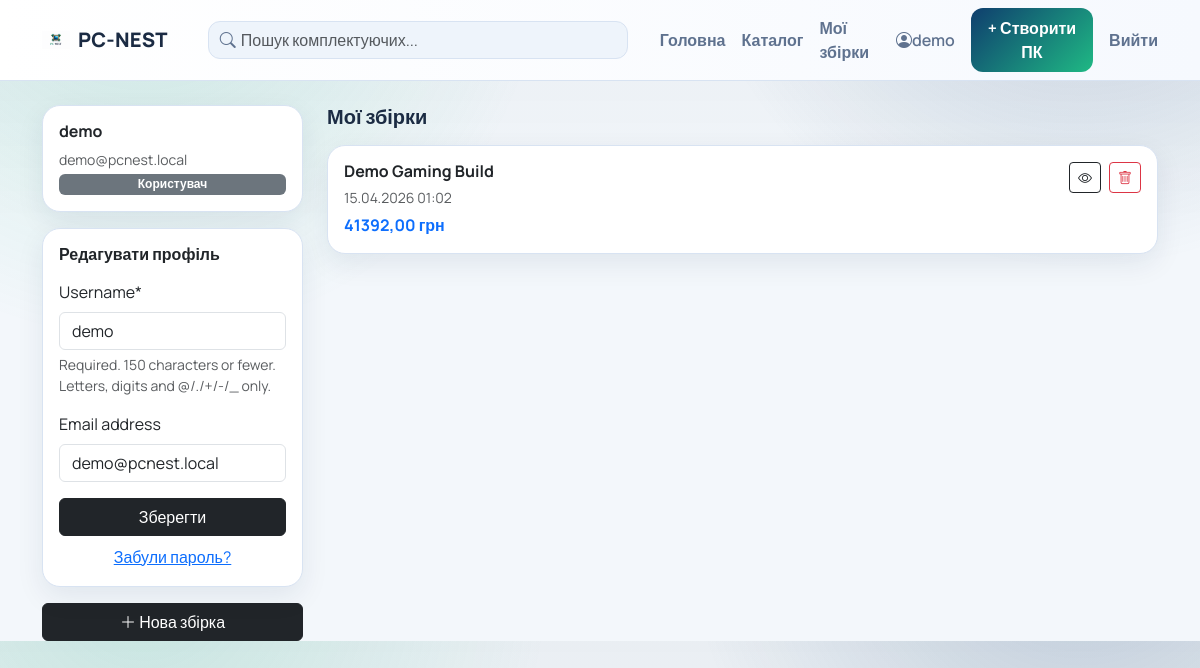
The app's page /accounts/profile/ (signed in) with its own data.
### apps/accounts/models.py (models this page shows, shortened)
class User(AbstractUser):
    class Role(models.TextChoices):
        USER = 'user', 'Користувач'
        ADMIN = 'admin', 'Адміністратор'
    role = models.CharField(
        max_length=10,
        choices=Role.choices,
        default=Role.USER,
    )
    def is_site_admin(self):
        return self.role == self.Role.ADMIN

### apps/builds/models.py (models this page shows, shortened)
class Build(models.Model):
    user       = models.ForeignKey(settings.AUTH_USER_MODEL, on_delete=models.CASCADE, related_name='builds')
    name       = models.CharField(max_length=255)
    slug       = models.UUIDField(default=uuid.uuid4, unique=True, editable=False)
    components = models.ManyToManyField(Component, through='BuildComponent', related_name='builds')
    created_at = models.DateTimeField(auto_now_add=True)
    updated_at = models.DateTimeField(auto_now=True)
    class Meta:
        ordering = ['-created_at']
    def get_total_price(self):
        return sum(bc.component.price for bc in self.build_components.select_related('component'))

class BuildComponent(models.Model):
    build     = models.ForeignKey(Build, on_delete=models.CASCADE, related_name='build_components')
    component = models.ForeignKey(Component, on_delete=models.CASCADE, related_name='build_components')
    added_at  = models.DateTimeField(auto_now_add=True)
    class Meta:
        unique_together = ('build', 'component')

### apps/catalog/models.py (models this page shows, shortened)
class Component(models.Model):
    class Type(models.TextChoices):
        CPU         = 'cpu',         'Процесор'
        MOTHERBOARD = 'motherboard', 'Материнська плата'
        RAM         = 'ram',         "Оперативна пам'ять"
        GPU         = 'gpu',         'Відеокарта'
        PSU         = 'psu',         'Блок живлення'
        STORAGE     = 'storage',     'Накопичувач'
        CASE        = 'case',        'Корпус'
        COOLER      = 'cooler',      'Кулер'
    class RamType(models.TextChoices):
        DDR4 = 'ddr4', 'DDR4'
        DDR5 = 'ddr5', 'DDR5'
    name    = models.CharField(max_length=255)
    type    = models.CharField(max_length=20, choices=Type.choices)
    brand   = models.CharField(max_length=100)
    price   = models.DecimalField(max_digits=10, decimal_places=2)
    image   = models.ImageField(upload_to='components/', blank=True, null=True)
    socket   = models.CharField(max_length=50, blank=True)   # для CPU і Motherboard
    ram_type = models.CharField(max_length=10, choices=RamType.choices, blank=True)  # для RAM і Motherboard
    wattage  = models.PositiveIntegerField(default=0)         # TDP для компонентів, потужність для PSU
    description = models.TextField(blank=True)
    created_at  = models.DateTimeField(auto_now_add=True)
    class Meta:
        ordering = ['type', 'brand', 'name']

### apps/accounts/views.py (the view)
# urls.py: path('profile/',  views.profile_view,  name='profile'),
@login_required
def profile_view(request):
    if request.method == "POST":
        form = ProfileUpdateForm(request.POST, instance=request.user)
        if form.is_valid():
            form.save()
            messages.success(request, "Профіль оновлено.")
            return redirect("accounts:profile")
    else:
        form = ProfileUpdateForm(instance=request.user)
    builds = request.user.builds.prefetch_related('build_components__component').all()
    return render(request, 'accounts/profile.html', {'builds': builds, 'form': form})

### apps/accounts/forms.py
class ProfileUpdateForm(forms.ModelForm):
    class Meta:
        model = User
        fields = ("username", "email")

### templates/accounts/profile.html (shortened to what this page needs)
{% extends 'base.html' %}
{% load crispy_forms_tags %}
{% block content %}
<div class="row">
  <div class="col-md-4 col-lg-3">
    <div class="card p-3 mb-3">
      <h6 class="fw-bold">{{ user.username }}</h6>
      <p class="text-muted mb-1 small">{{ user.email }}</p>
      <span class="badge {% if user.is_site_admin %}bg-warning text-dark{% else %}bg-secondary{% endif %}">
        {{ user.get_role_display }}
      </span>
    </div>
    <div class="card p-3 mb-3">
      <h6 class="fw-bold mb-3">Редагувати профіль</h6>
      <form method="post">
        {{ form|crispy }}
        <button type="submit" class="btn btn-dark w-100">Зберегти</button>
      </form>
      <a href="{% url 'accounts:password_reset' %}" class="btn btn-link mt-2 p-0">
        Забули пароль?
      </a>
    </div>
    <a href="{% url 'builds:create' %}" class="btn btn-dark w-100">
      <i class="bi bi-plus-lg"></i> Нова збірка
    </a>
  </div>
  <div class="col-md-8 col-lg-9">
    <h5 class="fw-bold mb-3">Мої збірки</h5>
    {% if builds %}
    {% for build in builds %}
    <div class="card mb-3 p-3">
      <div class="d-flex justify-content-between align-items-start">
        <div>
          <h6 class="fw-bold mb-1">{{ build.name }}</h6>
          <small class="text-muted">{{ build.created_at|date:"d.m.Y H:i" }}</small>
          <p class="mb-0 mt-1 fw-bold text-primary">{{ build.get_total_price }} грн</p>
        </div>
        <div class="d-flex gap-2">
          <a href="{% url 'builds:detail' build.slug %}" class="btn btn-outline-dark btn-sm">
            <i class="bi bi-eye"></i>
          </a>
          <form method="post" action="{% url 'builds:delete' build.slug %}">
            <button type="submit" class="btn btn-outline-danger btn-sm"
                    onclick="return confirm('Видалити збірку «{{ build.name }}»?')">
              <i class="bi bi-trash"></i>
            </button>
          </form>
        </div>
      </div>
    </div>
    {% endfor %}
    {% else %}
    <div class="text-center text-muted py-5">
      <i class="bi bi-tools fs-1"></i>
      <p class="mt-2">Збірок ще немає. <a href="{% url 'builds:create' %}">Створити першу</a></p>
    </div>
    {% endif %}
  </div>
</div>
{% endblock %}

### templates/base.html (shortened to what this page needs)
{% load static %}
<!DOCTYPE html>
<html lang="uk">
<head>
  <link href="https://cdn.jsdelivr.net/npm/bootstrap@5.3.3/dist/css/bootstrap.min.css" rel="stylesheet">
  <link href="https://cdn.jsdelivr.net/npm/bootstrap-icons@1.11.3/font/bootstrap-icons.css" rel="stylesheet">
  <link href="{% static 'css/base.css' %}" rel="stylesheet">
</head>
<body>
<nav class="navbar navbar-expand-lg navbar-light app-nav mb-4">
  <div class="container">
    <a class="navbar-brand" href="{% url 'catalog:list' %}">
      <img src="{% static 'img/LOGO.webp' %}" alt="PC-NEST logo" class="logo-img">
      <span>PC-NEST</span>
    </a>
    <form method="get" action="{% url 'catalog:list' %}" class="d-none d-lg-block app-search mx-4">
      <div class="app-search-wrap">
        <i class="bi bi-search"></i>
        <input type="text" name="q" class="form-control" placeholder="Пошук комплектуючих..." value="{{ request.GET.q }}">
      </div>
    </form>
    <div class="collapse navbar-collapse" id="nav">
      <ul class="navbar-nav me-auto">
        <li class="nav-item">
          <a class="nav-link" href="/">Головна</a>
        </li>
        <li class="nav-item">
          <a class="nav-link" href="{% url 'catalog:list' %}">Каталог</a>
        </li>
        {% if user.is_authenticated %}
        <li class="nav-item">
          <a class="nav-link" href="{% url 'accounts:profile' %}">Мої збірки</a>
        </li>
        {% endif %}
      </ul>
      <ul class="navbar-nav">
        {% if user.is_authenticated %}
        <li class="nav-item">
          <a class="nav-link" href="{% url 'accounts:profile' %}">
            <i class="bi bi-person-circle"></i> {{ user.username }}
          </a>
        </li>
        <li class="nav-item ms-lg-2">
          <a href="{% url 'builds:create' %}" class="btn btn-create">
            + Створити ПК
          </a>
        </li>
        <li class="nav-item">
          <form method="post" action="{% url 'accounts:logout' %}" class="d-inline">
            <button type="submit" class="nav-link btn btn-link p-0 ms-3">Вийти</button>
          </form>
        </li>
        {% endif %}
      </ul>
    </div>
  </div>
</nav>
<div class="container">
  {% block content %}{% endblock %}
</div>
</body>
</html>

### static/css/base.css (style rules this page uses)
:root { --bg: #f3f7fb; --surface: #ffffff; --surface-soft: #eef4fb; --text: #1b2b43; --muted: #5f728f; --accent: #1fb984; --accent-2: #0f3e6e; --border: #d8e3f2; --shadow: 0 10px 28px rgba(17, 38, 76, 0.08); }
body { background: radial-gradient(circle at 12% -10%, rgba(31, 185, 132, 0.18), transparent 32%), radial-gradient(circle at 90% -20%, rgba(15, 62, 110, 0.22), transparent 30%), linear-gradient(180deg, rgba(10, 27, 46, 0.04), transparent 35%), var(--bg); color: var(--text); font-family: "Manrope", sans-serif; }
.app-nav { background: linear-gradient(90deg, #ffffff, #f6f9fe); border-bottom: 1px solid var(--border); position: sticky; top: 0; z-index: 40; }
.navbar-brand { font-weight: 800; letter-spacing: 0.2px; color: var(--text) !important; display: inline-flex; align-items: center; gap: 0.5rem; }
.nav-link { color: var(--muted) !important; font-weight: 600; display: inline-flex; align-items: center; min-height: 38px; }
.btn-create { background: linear-gradient(135deg, var(--accent-2), var(--accent)); color: #fff; border: 0; border-radius: 12px; font-weight: 700; padding: 0.5rem 1rem; }
.card { border: 1px solid var(--border); box-shadow: var(--shadow); border-radius: 18px; background: var(--surface); }
.app-search { min-width: 300px; max-width: 420px; width: 100%; }
.app-search .form-control { border-radius: 12px; border: 1px solid var(--border); background: var(--surface-soft); padding-left: 2rem; }
.app-search-wrap { position: relative; }
.app-search-wrap i { position: absolute; left: 0.75rem; top: 50%; transform: translateY(-50%); color: var(--muted); }
.navbar-nav { align-items: center; }
.logo-img { width: 28px; height: 28px; object-fit: contain; }

### records on screen
User: username "demo", email "demo@pcnest.local", role "Користувач"
Build: name "Demo Gaming Build", created_at "15.04.2026 01:02", get_total_price "41392,00"
